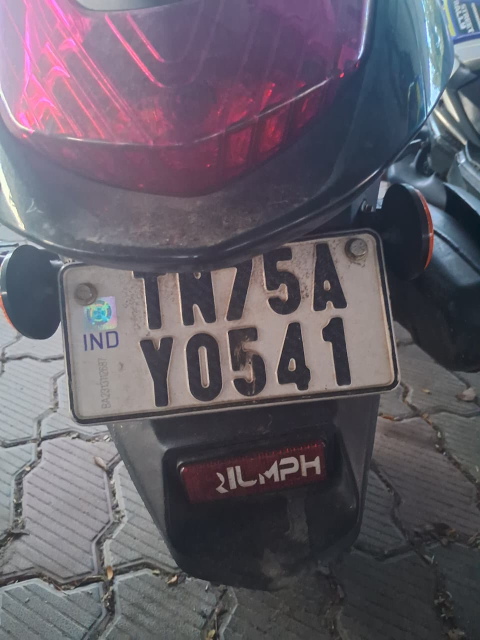
#> input picture image/bike.jpeg, 960 x 1280 px, found by its file name (shown at 1/2 size)
$ python ocr_test.py
#> lines starting #> are read from the running program, lines starting #| are printed output that depends on the picture; after the words box and inside, x2 and y2 are one past the last pixel; in counts of white or black regions, pixels touching at a corner belong together
import cv2
import easyocr
import re

IMAGE_PATH = r"D:\NumberPlateIdentifier\image\bike.jpeg"

# -----------------------------------------
# Load image
# -----------------------------------------
image = cv2.imread(IMAGE_PATH)
#> image is the input picture: shape (1280, 960, 3); mean B, G, R 103.6, 93.7, 99.9

if image is None:
    print("ERROR: Could not load image")
    exit()

# -----------------------------------------
# Crop number plate
# -----------------------------------------
plate = image[450:870, 100:820]
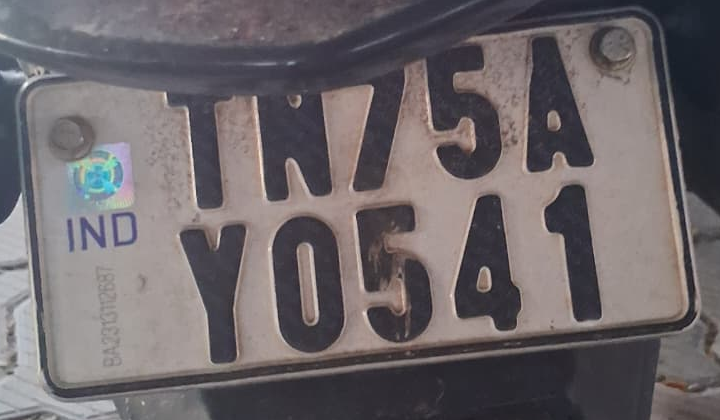
#> plate: shape (420, 720, 3); mean B, G, R 105.8, 102.8, 109.3

cv2.imwrite(
    r"D:\NumberPlateIdentifier\image\plate_crop.jpg",
    plate
)

# -----------------------------------------
# Resize
# -----------------------------------------
plate = cv2.resize(
    plate,
    None,
    fx=4,
    fy=4,
    interpolation=cv2.INTER_CUBIC
)
#> plate: shape (1680, 2880, 3)

# -----------------------------------------
# Grayscale
# -----------------------------------------
gray = cv2.cvtColor(
    plate,
    cv2.COLOR_BGR2GRAY
)

# -----------------------------------------
# Denoising
# -----------------------------------------
gray = cv2.GaussianBlur(
    gray,
    (3, 3),
    0
)

# -----------------------------------------
# CLAHE contrast enhancement
# -----------------------------------------
clahe = cv2.createCLAHE(
    clipLimit=2.0,
    tileGridSize=(8, 8)
)

enhanced = clahe.apply(gray)
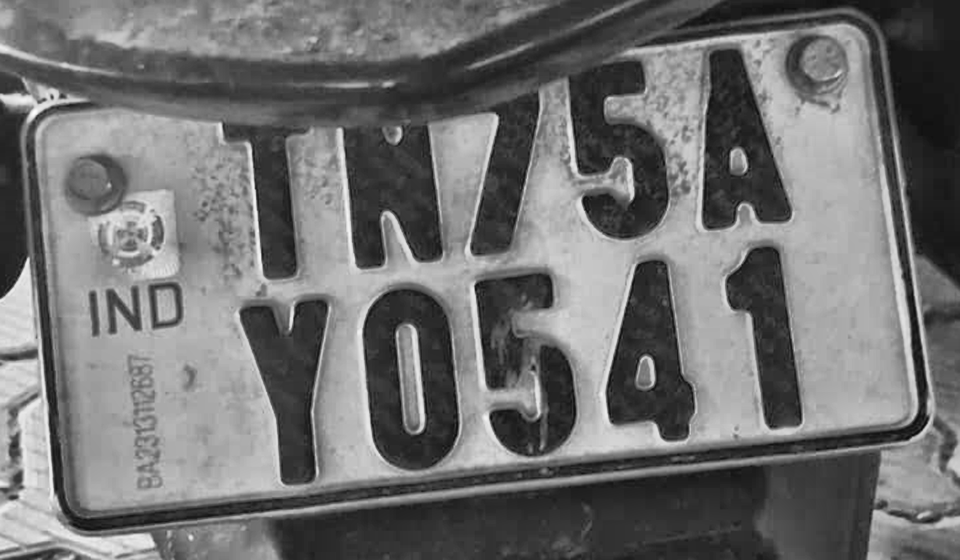
#> enhanced: shape (1680, 2880) (shown at 1/3 size); min 9, max 254, mean 113.2

# -----------------------------------------
# Adaptive threshold
# -----------------------------------------
threshold = cv2.adaptiveThreshold(
    enhanced,
    255,
    cv2.ADAPTIVE_THRESH_GAUSSIAN_C,
    cv2.THRESH_BINARY,
    31,
    11
)
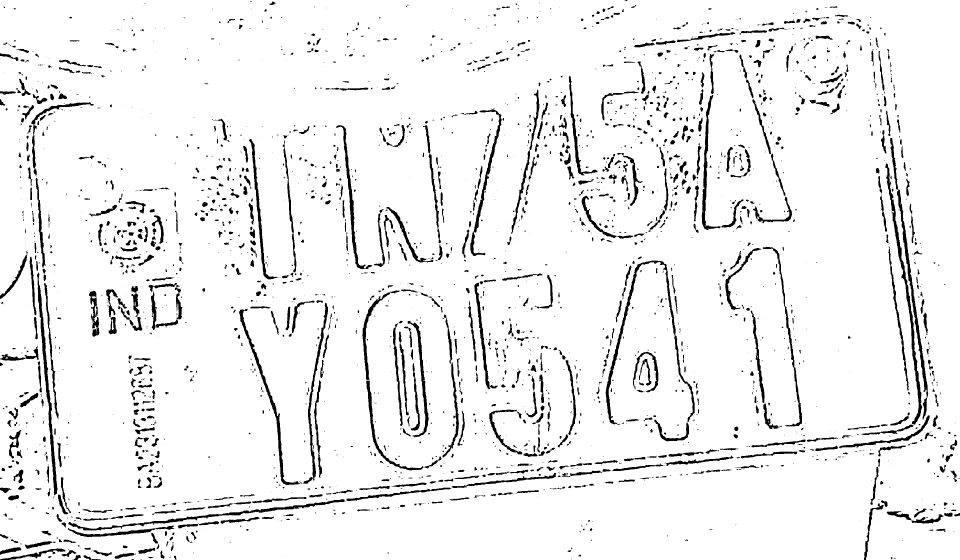
#> threshold: shape (1680, 2880) (shown at 1/3 size); 93.7% white; 2820 black regions (1532 under 20 px), largest, box (x1, y1, x2, y2) and area: (1817, 781, 2084, 1274) 7669, (2655, 489, 2767, 1274) 6750, (1087, 871, 1325, 1411) 6020

cv2.imwrite(
    r"D:\NumberPlateIdentifier\image\plate_enhanced.jpg",
    threshold
)

# -----------------------------------------
# EasyOCR
# -----------------------------------------
#> (the run stopped early here; a loop or call above may not have finished)

$ run again, with image/bullet.jpeg copied over image/bike.jpeg
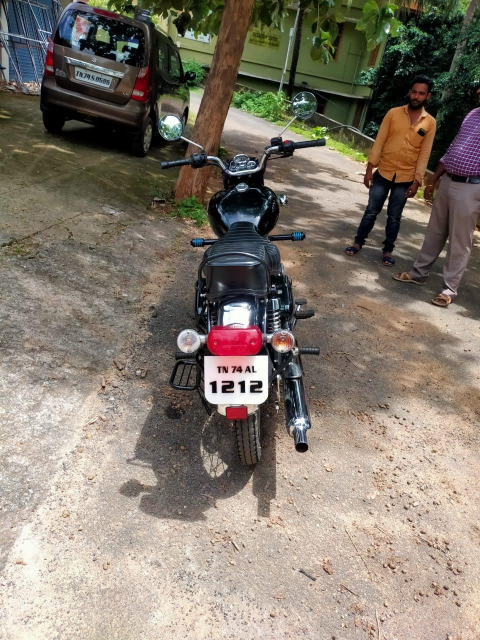
#> input picture image/bullet.jpeg, 960 x 1280 px, found by its file name (shown at 1/2 size)
#> image is the input picture: shape (1280, 960, 3); mean B, G, R 110.7, 122.8, 132.4
#> `enhanced = clahe.apply(gray)`:
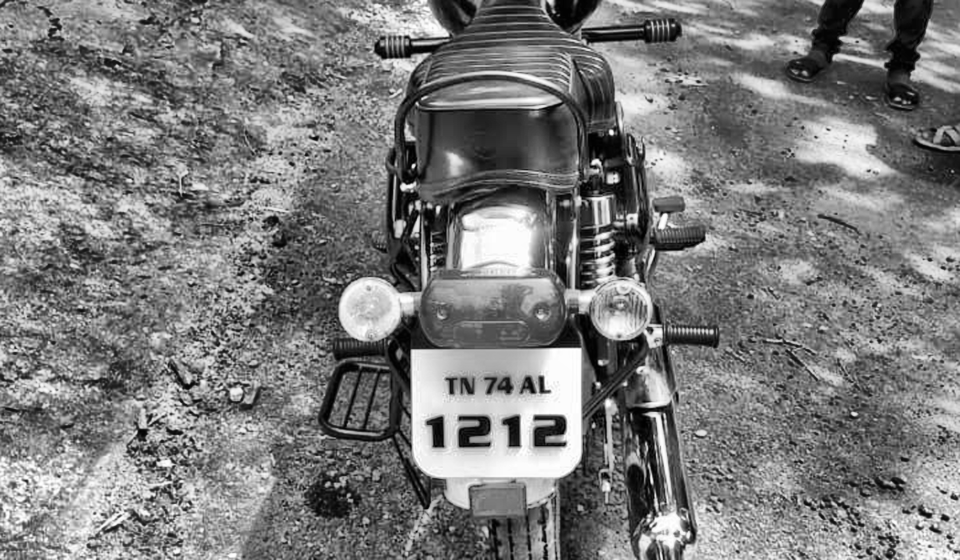
#> enhanced: shape (1680, 2880) (shown at 1/3 size); min 0, max 255, mean 123.3
#> `threshold = cv2.adaptiveThreshold( enhanced, 255, cv2.ADAPTIVE_THRESH_..`:
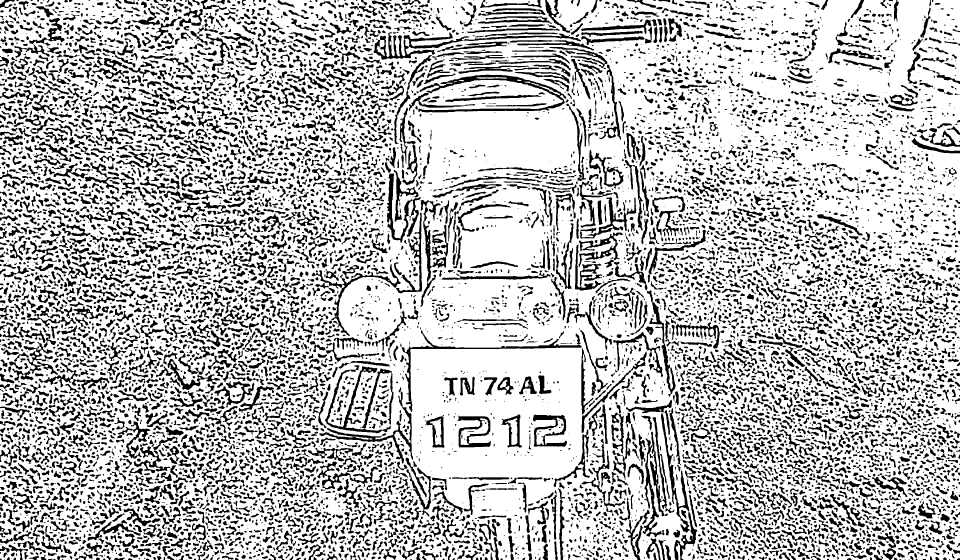
#> threshold: shape (1680, 2880) (shown at 1/3 size); 74.2% white; 10777 black regions (2854 under 20 px), largest, box (x1, y1, x2, y2) and area: (1255, 224, 1699, 337) 8745, (1121, 97, 1743, 179) 8577, (1928, 1251, 2023, 1612) 7975

$ run again, with image/ray.jpeg copied over image/bike.jpeg
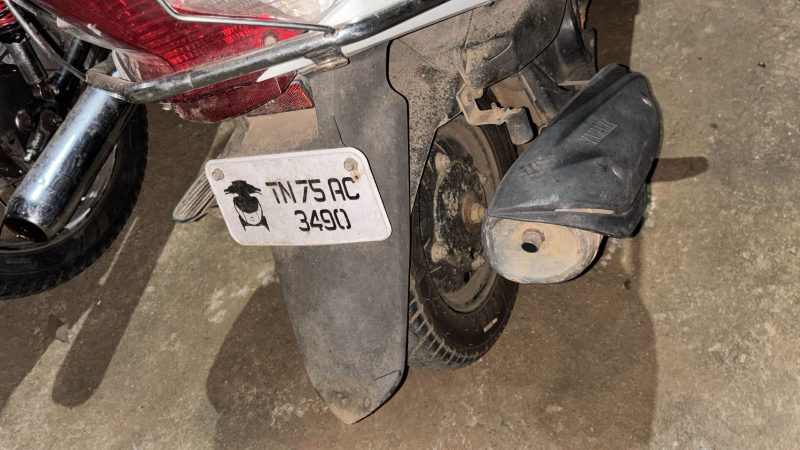
#> input picture image/ray.jpeg, 1600 x 900 px, found by its file name (shown at 1/2 size)
#> image is the input picture: shape (900, 1600, 3); mean B, G, R 91.1, 104.4, 120.1
#> `enhanced = clahe.apply(gray)`:
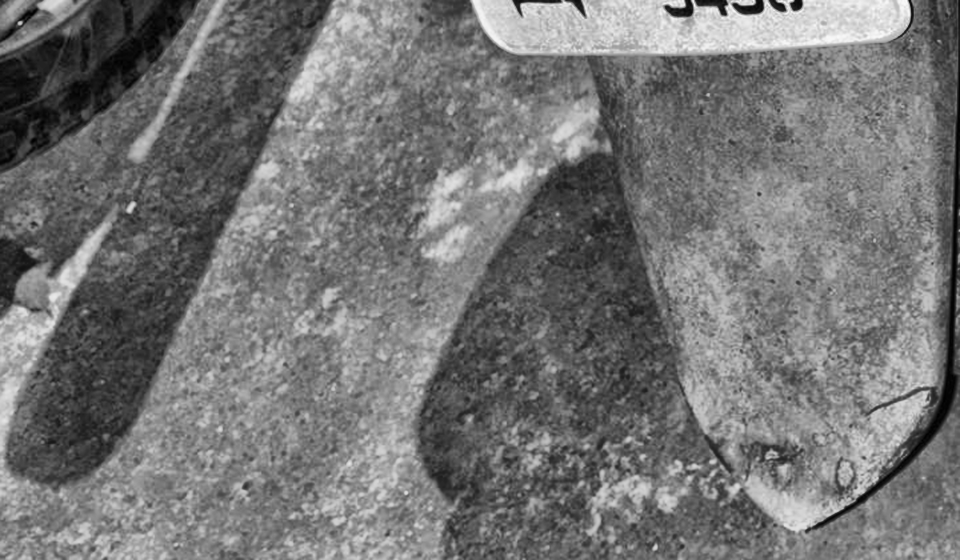
#> enhanced: shape (1680, 2880) (shown at 1/3 size); min 0, max 250, mean 116.5
#> `threshold = cv2.adaptiveThreshold( enhanced, 255, cv2.ADAPTIVE_THRESH_..`:
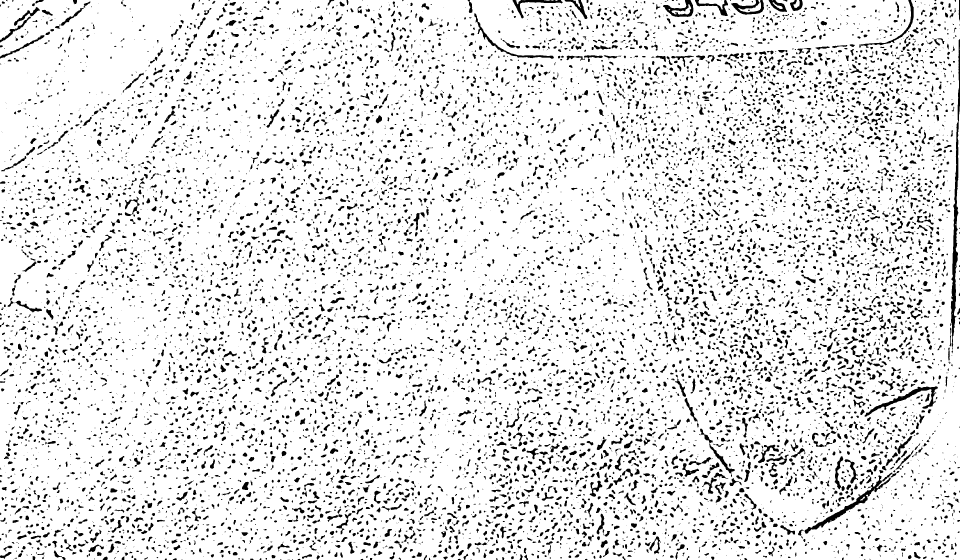
#> threshold: shape (1680, 2880) (shown at 1/3 size); 89.6% white; 11542 black regions (4996 under 20 px), largest, box (x1, y1, x2, y2) and area: (2852, 117, 2880, 1049) 6994, (2414, 1418, 2677, 1601) 4244, (2594, 1159, 2814, 1250) 3052

$ run again, with image/rx.jpeg copied over image/bike.jpeg
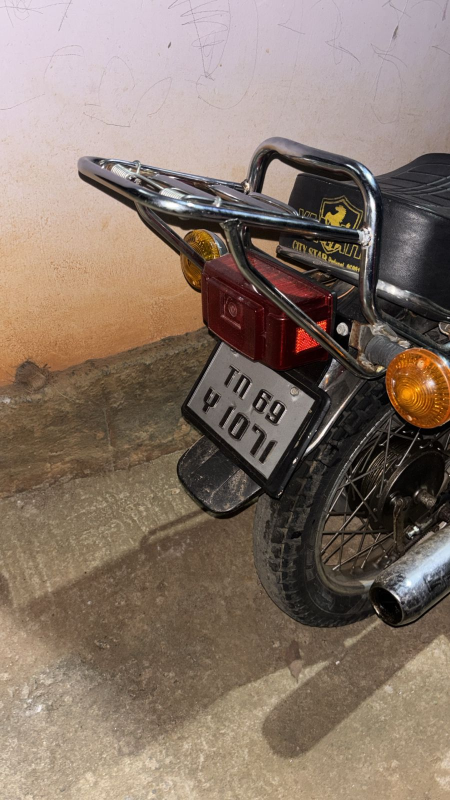
#> input picture image/rx.jpeg, 900 x 1600 px, found by its file name (shown at 1/2 size)
#> image is the input picture: shape (1600, 900, 3); mean B, G, R 104.2, 116.5, 133.6
#> `enhanced = clahe.apply(gray)`:
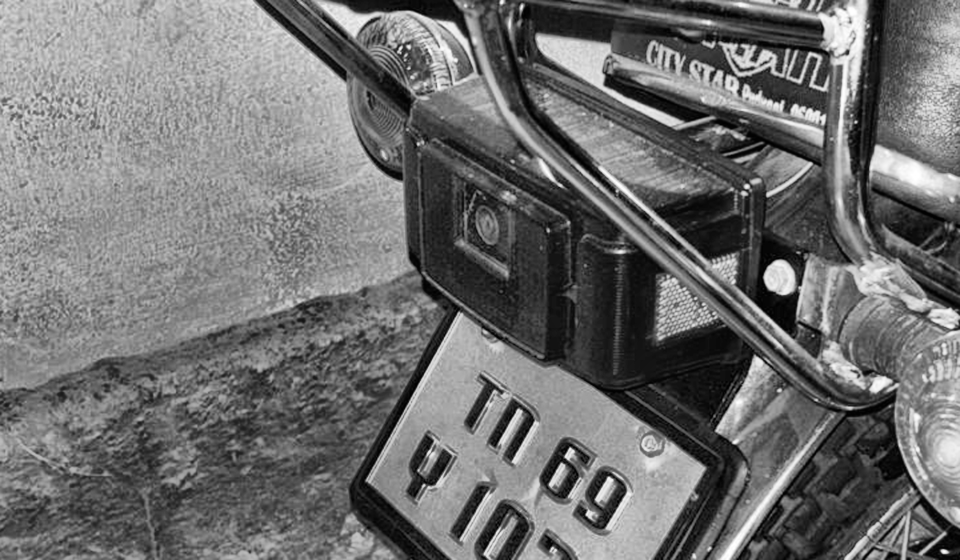
#> enhanced: shape (1680, 2880) (shown at 1/3 size); min 0, max 255, mean 111.7
#> `threshold = cv2.adaptiveThreshold( enhanced, 255, cv2.ADAPTIVE_THRESH_..`:
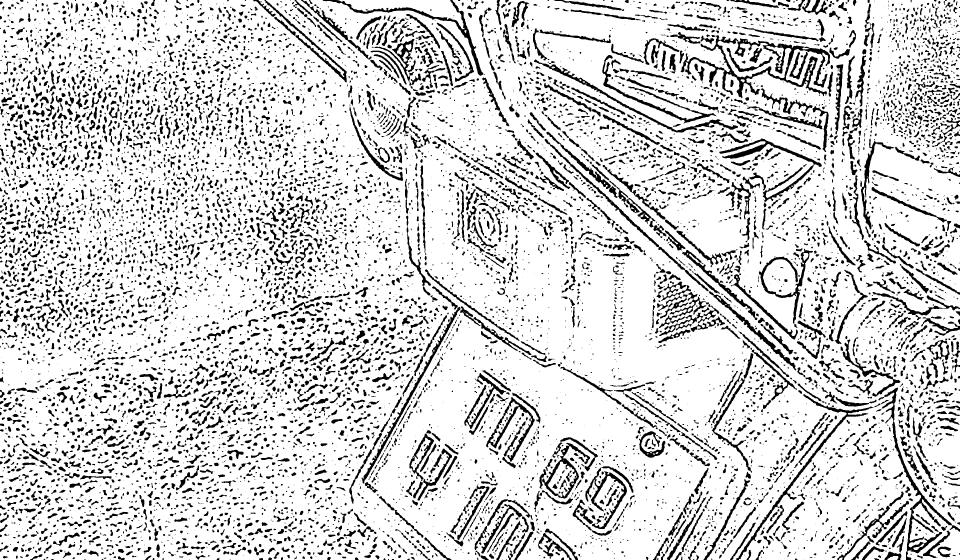
#> threshold: shape (1680, 2880) (shown at 1/3 size); 83.3% white; 10607 black regions (4264 under 20 px), largest, box (x1, y1, x2, y2) and area: (2042, 106, 2490, 295) 16124, (2628, 1163, 2880, 1680) 8821, (2158, 414, 2465, 622) 6791
